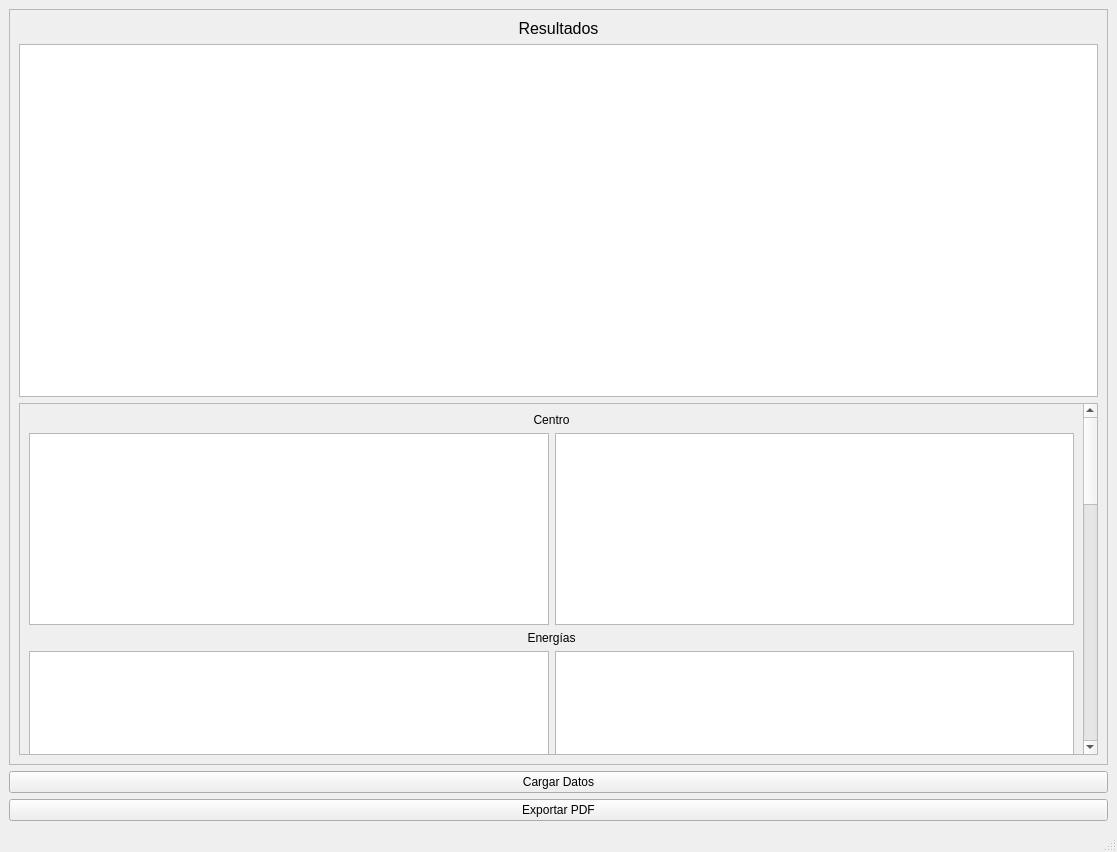
<?xml version="1.0" encoding="UTF-8"?>
<ui version="4.0">
 <class>MainWindow</class>
 <widget class="QMainWindow" name="MainWindow">
  <property name="geometry">
   <rect>
    <x>0</x>
    <y>0</y>
    <width>1117</width>
    <height>852</height>
   </rect>
  </property>
  <property name="sizePolicy">
   <sizepolicy hsizetype="Expanding" vsizetype="Expanding">
    <horstretch>0</horstretch>
    <verstretch>0</verstretch>
   </sizepolicy>
  </property>
  <property name="windowTitle">
   <string>MainWindow</string>
  </property>
  <widget class="QWidget" name="centralwidget">
   <layout class="QVBoxLayout" name="verticalLayout_8">
    <item>
     <widget class="QScrollArea" name="scrollArea_2">
      <property name="widgetResizable">
       <bool>true</bool>
      </property>
      <widget class="QWidget" name="scrollAreaWidgetContents_2">
       <property name="geometry">
        <rect>
         <x>0</x>
         <y>0</y>
         <width>1093</width>
         <height>705</height>
        </rect>
       </property>
       <layout class="QVBoxLayout" name="verticalLayout_9">
        <item>
         <widget class="QLabel" name="label_6">
          <property name="font">
           <font>
            <family>Arial</family>
            <pointsize>12</pointsize>
           </font>
          </property>
          <property name="text">
           <string>Resultados</string>
          </property>
          <property name="alignment">
           <set>Qt::AlignCenter</set>
          </property>
         </widget>
        </item>
        <item>
         <widget class="QTableWidget" name="tabla">
          <property name="sizePolicy">
           <sizepolicy hsizetype="Expanding" vsizetype="Expanding">
            <horstretch>0</horstretch>
            <verstretch>0</verstretch>
           </sizepolicy>
          </property>
          <property name="sizeAdjustPolicy">
           <enum>QAbstractScrollArea::AdjustToContents</enum>
          </property>
         </widget>
        </item>
        <item>
         <widget class="QScrollArea" name="scrollArea">
          <property name="enabled">
           <bool>true</bool>
          </property>
          <property name="sizePolicy">
           <sizepolicy hsizetype="Expanding" vsizetype="Expanding">
            <horstretch>0</horstretch>
            <verstretch>0</verstretch>
           </sizepolicy>
          </property>
          <property name="verticalScrollBarPolicy">
           <enum>Qt::ScrollBarAlwaysOn</enum>
          </property>
          <property name="sizeAdjustPolicy">
           <enum>QAbstractScrollArea::AdjustToContents</enum>
          </property>
          <property name="widgetResizable">
           <bool>true</bool>
          </property>
          <widget class="QWidget" name="scrollAreaWidgetContents">
           <property name="geometry">
            <rect>
             <x>0</x>
             <y>-946</y>
             <width>1048</width>
             <height>1328</height>
            </rect>
           </property>
           <layout class="QVBoxLayout" name="verticalLayout">
            <item>
             <widget class="QLabel" name="label">
              <property name="text">
               <string>Centro</string>
              </property>
              <property name="alignment">
               <set>Qt::AlignCenter</set>
              </property>
             </widget>
            </item>
            <item>
             <layout class="QHBoxLayout" name="horizontalLayout">
              <item>
               <widget class="QTableWidget" name="tablaCentro">
                <property name="sizePolicy">
                 <sizepolicy hsizetype="Minimum" vsizetype="Minimum">
                  <horstretch>0</horstretch>
                  <verstretch>0</verstretch>
                 </sizepolicy>
                </property>
                <attribute name="horizontalHeaderCascadingSectionResizes">
                 <bool>true</bool>
                </attribute>
               </widget>
              </item>
              <item>
               <widget class="QTableWidget" name="tablaCentroR">
                <property name="sizePolicy">
                 <sizepolicy hsizetype="Minimum" vsizetype="Minimum">
                  <horstretch>0</horstretch>
                  <verstretch>0</verstretch>
                 </sizepolicy>
                </property>
                <property name="sizeAdjustPolicy">
                 <enum>QAbstractScrollArea::AdjustIgnored</enum>
                </property>
               </widget>
              </item>
             </layout>
            </item>
            <item>
             <widget class="QLabel" name="label_2">
              <property name="text">
               <string>Energías</string>
              </property>
              <property name="alignment">
               <set>Qt::AlignCenter</set>
              </property>
             </widget>
            </item>
            <item>
             <layout class="QHBoxLayout" name="horizontalLayout_2">
              <item>
               <widget class="QTableWidget" name="tablaEnergia">
                <property name="sizePolicy">
                 <sizepolicy hsizetype="Minimum" vsizetype="Minimum">
                  <horstretch>0</horstretch>
                  <verstretch>0</verstretch>
                 </sizepolicy>
                </property>
               </widget>
              </item>
              <item>
               <widget class="QTableWidget" name="tablaEnergiaR">
                <property name="sizePolicy">
                 <sizepolicy hsizetype="Minimum" vsizetype="Minimum">
                  <horstretch>0</horstretch>
                  <verstretch>0</verstretch>
                 </sizepolicy>
                </property>
               </widget>
              </item>
             </layout>
            </item>
            <item>
             <widget class="QLabel" name="label_3">
              <property name="text">
               <string>Espejos</string>
              </property>
              <property name="alignment">
               <set>Qt::AlignCenter</set>
              </property>
             </widget>
            </item>
            <item>
             <widget class="QTableWidget" name="tablaEspejo">
              <property name="sizePolicy">
               <sizepolicy hsizetype="Minimum" vsizetype="Minimum">
                <horstretch>0</horstretch>
                <verstretch>0</verstretch>
               </sizepolicy>
              </property>
             </widget>
            </item>
            <item>
             <widget class="QLabel" name="label_4">
              <property name="text">
               <string>Antagonismos</string>
              </property>
              <property name="alignment">
               <set>Qt::AlignCenter</set>
              </property>
             </widget>
            </item>
            <item>
             <widget class="QTableWidget" name="tablaAntagonismo">
              <property name="sizePolicy">
               <sizepolicy hsizetype="Minimum" vsizetype="Minimum">
                <horstretch>0</horstretch>
                <verstretch>0</verstretch>
               </sizepolicy>
              </property>
             </widget>
            </item>
            <item>
             <widget class="QLabel" name="label_5">
              <property name="text">
               <string>Eneatipos</string>
              </property>
              <property name="alignment">
               <set>Qt::AlignCenter</set>
              </property>
             </widget>
            </item>
            <item>
             <widget class="QTableWidget" name="tablaEneatipos">
              <property name="sizePolicy">
               <sizepolicy hsizetype="Minimum" vsizetype="Minimum">
                <horstretch>0</horstretch>
                <verstretch>0</verstretch>
               </sizepolicy>
              </property>
             </widget>
            </item>
            <item>
             <widget class="QTableWidget" name="result">
              <property name="sizePolicy">
               <sizepolicy hsizetype="Minimum" vsizetype="Minimum">
                <horstretch>0</horstretch>
                <verstretch>0</verstretch>
               </sizepolicy>
              </property>
             </widget>
            </item>
           </layout>
          </widget>
         </widget>
        </item>
       </layout>
      </widget>
     </widget>
    </item>
    <item>
     <layout class="QVBoxLayout" name="verticalLayout_6">
      <item>
       <widget class="QPushButton" name="cargar_datos_btn">
        <property name="text">
         <string>Cargar Datos</string>
        </property>
       </widget>
      </item>
      <item>
       <widget class="QPushButton" name="exportar_pdf_btn">
        <property name="text">
         <string>Exportar PDF</string>
        </property>
       </widget>
      </item>
     </layout>
    </item>
   </layout>
  </widget>
  <widget class="QMenuBar" name="menubar">
   <property name="geometry">
    <rect>
     <x>0</x>
     <y>0</y>
     <width>1117</width>
     <height>26</height>
    </rect>
   </property>
  </widget>
  <widget class="QStatusBar" name="statusbar"/>
 </widget>
 <resources/>
 <connections/>
</ui>
